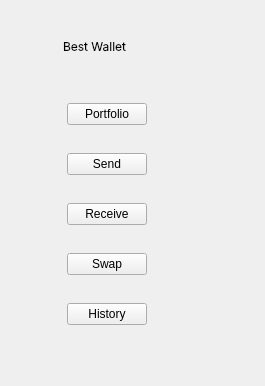
      <widget class="QWidget" name="page_wallet">
       <layout class="QHBoxLayout" name="horizontalLayout">
        <property name="spacing">
         <number>4</number>
        </property>
        <property name="leftMargin">
         <number>0</number>
        </property>
        <property name="topMargin">
         <number>0</number>
        </property>
        <property name="bottomMargin">
         <number>0</number>
        </property>
        <item>
         <widget class="QWidget" name="leftBar" native="true">
          <property name="minimumSize">
           <size>
            <width>250</width>
            <height>0</height>
           </size>
          </property>
          <property name="maximumSize">
           <size>
            <width>180</width>
            <height>16777215</height>
           </size>
          </property>
          <property name="styleSheet">
           <string notr="true"/>
          </property>
          <layout class="QVBoxLayout" name="verticalLayout">
           <property name="spacing">
            <number>4</number>
           </property>
           <property name="topMargin">
            <number>34</number>
           </property>
           <property name="rightMargin">
            <number>17</number>
           </property>
           <item>
            <layout class="QHBoxLayout" name="horizontalLayout_15">
             <item>
              <spacer name="horizontalSpacer_11">
               <property name="orientation">
                <enum>Qt::Orientation::Horizontal</enum>
               </property>
               <property name="sizeType">
                <enum>QSizePolicy::Policy::Fixed</enum>
               </property>
               <property name="sizeHint" stdset="0">
                <size>
                 <width>25</width>
                 <height>20</height>
                </size>
               </property>
              </spacer>
             </item>
             <item>
              <widget class="QLabel" name="icon">
               <property name="minimumSize">
                <size>
                 <width>25</width>
                 <height>25</height>
                </size>
               </property>
               <property name="maximumSize">
                <size>
                 <width>40</width>
                 <height>40</height>
                </size>
               </property>
               <property name="styleSheet">
                <string notr="true"/>
               </property>
               <property name="text">
                <string/>
               </property>
               <property name="pixmap">
                <pixmap resource="assets.qrc">:/assets/images/appicons/monero.png</pixmap>
               </property>
               <property name="scaledContents">
                <bool>true</bool>
               </property>
              </widget>
             </item>
             <item>
              <widget class="QLabel" name="title">
               <property name="font">
                <font>
                 <family>Inter</family>
                 <italic>false</italic>
                 <bold>false</bold>
                </font>
               </property>
               <property name="styleSheet">
                <string notr="true"/>
               </property>
               <property name="text">
                <string>Best Wallet</string>
               </property>
              </widget>
             </item>
             <item>
              <spacer name="horizontalSpacer_10">
               <property name="orientation">
                <enum>Qt::Orientation::Horizontal</enum>
               </property>
               <property name="sizeHint" stdset="0">
                <size>
                 <width>40</width>
                 <height>20</height>
                </size>
               </property>
              </spacer>
             </item>
            </layout>
           </item>
           <item>
            <spacer name="verticalSpacer">
             <property name="orientation">
              <enum>Qt::Orientation::Vertical</enum>
             </property>
             <property name="sizeType">
              <enum>QSizePolicy::Policy::Fixed</enum>
             </property>
             <property name="sizeHint" stdset="0">
              <size>
               <width>20</width>
               <height>28</height>
              </size>
             </property>
            </spacer>
           </item>
           <item>
            <widget class="QWidget" name="portfolioWidget" native="true">
             <property name="minimumSize">
              <size>
               <width>0</width>
               <height>46</height>
              </size>
             </property>
             <layout class="QHBoxLayout" name="horizontalLayout_3">
              <item>
               <layout class="QHBoxLayout" name="horizontalLayout_2">
                <property name="spacing">
                 <number>12</number>
                </property>
                <item>
                 <spacer name="horizontalSpacer">
                  <property name="orientation">
                   <enum>Qt::Orientation::Horizontal</enum>
                  </property>
                  <property name="sizeType">
                   <enum>QSizePolicy::Policy::Fixed</enum>
                  </property>
                  <property name="sizeHint" stdset="0">
                   <size>
                    <width>17</width>
                    <height>20</height>
                   </size>
                  </property>
                 </spacer>
                </item>
                <item>
                 <widget class="QLabel" name="label_3">
                  <property name="minimumSize">
                   <size>
                    <width>20</width>
                    <height>20</height>
                   </size>
                  </property>
                  <property name="maximumSize">
                   <size>
                    <width>20</width>
                    <height>20</height>
                   </size>
                  </property>
                  <property name="text">
                   <string/>
                  </property>
                  <property name="pixmap">
                   <pixmap resource="ui/qdarkstyle/style.qrc">:/qss_icons/svg/portfolio.svg</pixmap>
                  </property>
                  <property name="scaledContents">
                   <bool>true</bool>
                  </property>
                 </widget>
                </item>
                <item>
                 <widget class="QPushButton" name="portfolioButton">
                  <property name="text">
                   <string>Portfolio</string>
                  </property>
                 </widget>
                </item>
                <item>
                 <spacer name="horizontalSpacer_3">
                  <property name="orientation">
                   <enum>Qt::Orientation::Horizontal</enum>
                  </property>
                  <property name="sizeType">
                   <enum>QSizePolicy::Policy::Expanding</enum>
                  </property>
                  <property name="sizeHint" stdset="0">
                   <size>
                    <width>10</width>
                    <height>20</height>
                   </size>
                  </property>
                 </spacer>
                </item>
               </layout>
              </item>
             </layout>
            </widget>
           </item>
           <item>
            <widget class="QWidget" name="sendWidget" native="true">
             <property name="minimumSize">
              <size>
               <width>0</width>
               <height>46</height>
              </size>
             </property>
             <layout class="QHBoxLayout" name="horizontalLayout_9">
              <item>
               <layout class="QHBoxLayout" name="horizontalLayout_10">
                <property name="spacing">
                 <number>12</number>
                </property>
                <item>
                 <spacer name="horizontalSpacer_6">
                  <property name="orientation">
                   <enum>Qt::Orientation::Horizontal</enum>
                  </property>
                  <property name="sizeType">
                   <enum>QSizePolicy::Policy::Fixed</enum>
                  </property>
                  <property name="sizeHint" stdset="0">
                   <size>
                    <width>17</width>
                    <height>20</height>
                   </size>
                  </property>
                 </spacer>
                </item>
                <item>
                 <widget class="QLabel" name="label_7">
                  <property name="minimumSize">
                   <size>
                    <width>20</width>
                    <height>20</height>
                   </size>
                  </property>
                  <property name="maximumSize">
                   <size>
                    <width>20</width>
                    <height>20</height>
                   </size>
                  </property>
                  <property name="text">
                   <string/>
                  </property>
                  <property name="pixmap">
                   <pixmap resource="ui/qdarkstyle/style.qrc">:/qss_icons/svg/send.svg</pixmap>
                  </property>
                  <property name="scaledContents">
                   <bool>true</bool>
                  </property>
                 </widget>
                </item>
                <item>
                 <widget class="QPushButton" name="sendButton">
                  <property name="text">
                   <string>Send</string>
                  </property>
                 </widget>
                </item>
                <item>
                 <spacer name="horizontalSpacer_7">
                  <property name="orientation">
                   <enum>Qt::Orientation::Horizontal</enum>
                  </property>
                  <property name="sizeType">
                   <enum>QSizePolicy::Policy::Expanding</enum>
                  </property>
                  <property name="sizeHint" stdset="0">
                   <size>
                    <width>10</width>
                    <height>20</height>
                   </size>
                  </property>
                 </spacer>
                </item>
               </layout>
              </item>
             </layout>
            </widget>
           </item>
           <item>
            <widget class="QWidget" name="receiveWidget" native="true">
             <property name="minimumSize">
              <size>
               <width>0</width>
               <height>46</height>
              </size>
             </property>
             <layout class="QHBoxLayout" name="horizontalLayout_11">
              <item>
               <layout class="QHBoxLayout" name="horizontalLayout_12">
                <property name="spacing">
                 <number>12</number>
                </property>
                <item>
                 <spacer name="horizontalSpacer_8">
                  <property name="orientation">
                   <enum>Qt::Orientation::Horizontal</enum>
                  </property>
                  <property name="sizeType">
                   <enum>QSizePolicy::Policy::Fixed</enum>
                  </property>
                  <property name="sizeHint" stdset="0">
                   <size>
                    <width>17</width>
                    <height>20</height>
                   </size>
                  </property>
                 </spacer>
                </item>
                <item>
                 <widget class="QLabel" name="label_8">
                  <property name="minimumSize">
                   <size>
                    <width>20</width>
                    <height>20</height>
                   </size>
                  </property>
                  <property name="maximumSize">
                   <size>
                    <width>20</width>
                    <height>20</height>
                   </size>
                  </property>
                  <property name="text">
                   <string/>
                  </property>
                  <property name="pixmap">
                   <pixmap resource="ui/qdarkstyle/style.qrc">:/qss_icons/svg/receive.svg</pixmap>
                  </property>
                  <property name="scaledContents">
                   <bool>true</bool>
                  </property>
                 </widget>
                </item>
                <item>
                 <widget class="QPushButton" name="receiveButton">
                  <property name="text">
                   <string>Receive</string>
                  </property>
                 </widget>
                </item>
                <item>
                 <spacer name="horizontalSpacer_9">
                  <property name="orientation">
                   <enum>Qt::Orientation::Horizontal</enum>
                  </property>
                  <property name="sizeType">
                   <enum>QSizePolicy::Policy::Expanding</enum>
                  </property>
                  <property name="sizeHint" stdset="0">
                   <size>
                    <width>10</width>
                    <height>20</height>
                   </size>
                  </property>
                 </spacer>
                </item>
               </layout>
              </item>
             </layout>
            </widget>
           </item>
           <item>
            <widget class="QWidget" name="swapWidget" native="true">
             <property name="minimumSize">
              <size>
               <width>0</width>
               <height>46</height>
              </size>
             </property>
             <layout class="QHBoxLayout" name="horizontalLayout_swap">
              <item>
               <layout class="QHBoxLayout" name="horizontalLayout_swapInner">
                <property name="spacing">
                 <number>12</number>
                </property>
                <item>
                 <spacer name="horizontalSpacer_swapLead">
                  <property name="orientation">
                   <enum>Qt::Orientation::Horizontal</enum>
                  </property>
                  <property name="sizeType">
                   <enum>QSizePolicy::Policy::Fixed</enum>
                  </property>
                  <property name="sizeHint" stdset="0">
                   <size>
                    <width>17</width>
                    <height>20</height>
                   </size>
                  </property>
                 </spacer>
                </item>
                <item>
                 <widget class="QLabel" name="label_swap">
                  <property name="minimumSize">
                   <size>
                    <width>20</width>
                    <height>20</height>
                   </size>
                  </property>
                  <property name="maximumSize">
                   <size>
                    <width>20</width>
                    <height>20</height>
                   </size>
                  </property>
                  <property name="text">
                   <string/>
                  </property>
                  <property name="pixmap">
                   <pixmap resource="ui/qdarkstyle/style.qrc">:/qss_icons/svg/swap.svg</pixmap>
                  </property>
                  <property name="scaledContents">
                   <bool>true</bool>
                  </property>
                 </widget>
                </item>
                <item>
                 <widget class="QPushButton" name="swapButton">
                  <property name="text">
                   <string>Swap</string>
                  </property>
                 </widget>
                </item>
                <item>
                 <spacer name="horizontalSpacer_swapTrail">
                  <property name="orientation">
                   <enum>Qt::Orientation::Horizontal</enum>
                  </property>
                  <property name="sizeType">
                   <enum>QSizePolicy::Policy::Expanding</enum>
                  </property>
                  <property name="sizeHint" stdset="0">
                   <size>
                    <width>10</width>
                    <height>20</height>
                   </size>
                  </property>
                 </spacer>
                </item>
               </layout>
              </item>
             </layout>
            </widget>
           </item>
           <item>
            <widget class="QWidget" name="historyWidget" native="true">
             <property name="minimumSize">
              <size>
               <width>0</width>
               <height>46</height>
              </size>
             </property>
             <layout class="QHBoxLayout" name="horizontalLayout_7">
              <item>
               <layout class="QHBoxLayout" name="horizontalLayout_8">
                <property name="spacing">
                 <number>12</number>
                </property>
                <item>
                 <spacer name="horizontalSpacer_4">
                  <property name="orientation">
                   <enum>Qt::Orientation::Horizontal</enum>
                  </property>
                  <property name="sizeType">
                   <enum>QSizePolicy::Policy::Fixed</enum>
                  </property>
                  <property name="sizeHint" stdset="0">
                   <size>
                    <width>17</width>
                    <height>20</height>
                   </size>
                  </property>
                 </spacer>
                </item>
                <item>
                 <widget class="QLabel" name="label_4">
                  <property name="minimumSize">
                   <size>
                    <width>20</width>
                    <height>20</height>
                   </size>
                  </property>
                  <property name="maximumSize">
                   <size>
                    <width>20</width>
                    <height>20</height>
                   </size>
                  </property>
                  <property name="text">
                   <string/>
                  </property>
                  <property name="pixmap">
                   <pixmap resource="ui/qdarkstyle/style.qrc">:/qss_icons/svg/history.svg</pixmap>
                  </property>
                  <property name="scaledContents">
                   <bool>true</bool>
                  </property>
                 </widget>
                </item>
                <item>
                 <widget class="QPushButton" name="historyButton">
                  <property name="text">
                   <string>History</string>
                  </property>
                 </widget>
                </item>
                <item>
                 <spacer name="horizontalSpacer_5">
                  <property name="orientation">
                   <enum>Qt::Orientation::Horizontal</enum>
                  </property>
                  <property name="sizeType">
                   <enum>QSizePolicy::Policy::Expanding</enum>
                  </property>
                  <property name="sizeHint" stdset="0">
                   <size>
                    <width>10</width>
                    <height>20</height>
                   </size>
                  </property>
                 </spacer>
                </item>
               </layout>
              </item>
             </layout>
            </widget>
           </item>
           <item>
            <spacer name="leftBarSpacer">
             <property name="orientation">
              <enum>Qt::Orientation::Vertical</enum>
             </property>
             <property name="sizeType">
              <enum>QSizePolicy::Policy::Expanding</enum>
             </property>
             <property name="sizeHint" stdset="0">
              <size>
               <width>20</width>
               <height>40</height>
              </size>
             </property>
            </spacer>
           </item>
          </layout>
         </widget>
        </item>
        <item>
         <widget class="QStackedWidget" name="navigationStack">
          <property name="font">
           <font>
            <bold>true</bold>
            <kerning>true</kerning>
           </font>
          </property>
          <property name="currentIndex">
           <number>-1</number>
          </property>
         </widget>
        </item>
       </layout>
      </widget>
